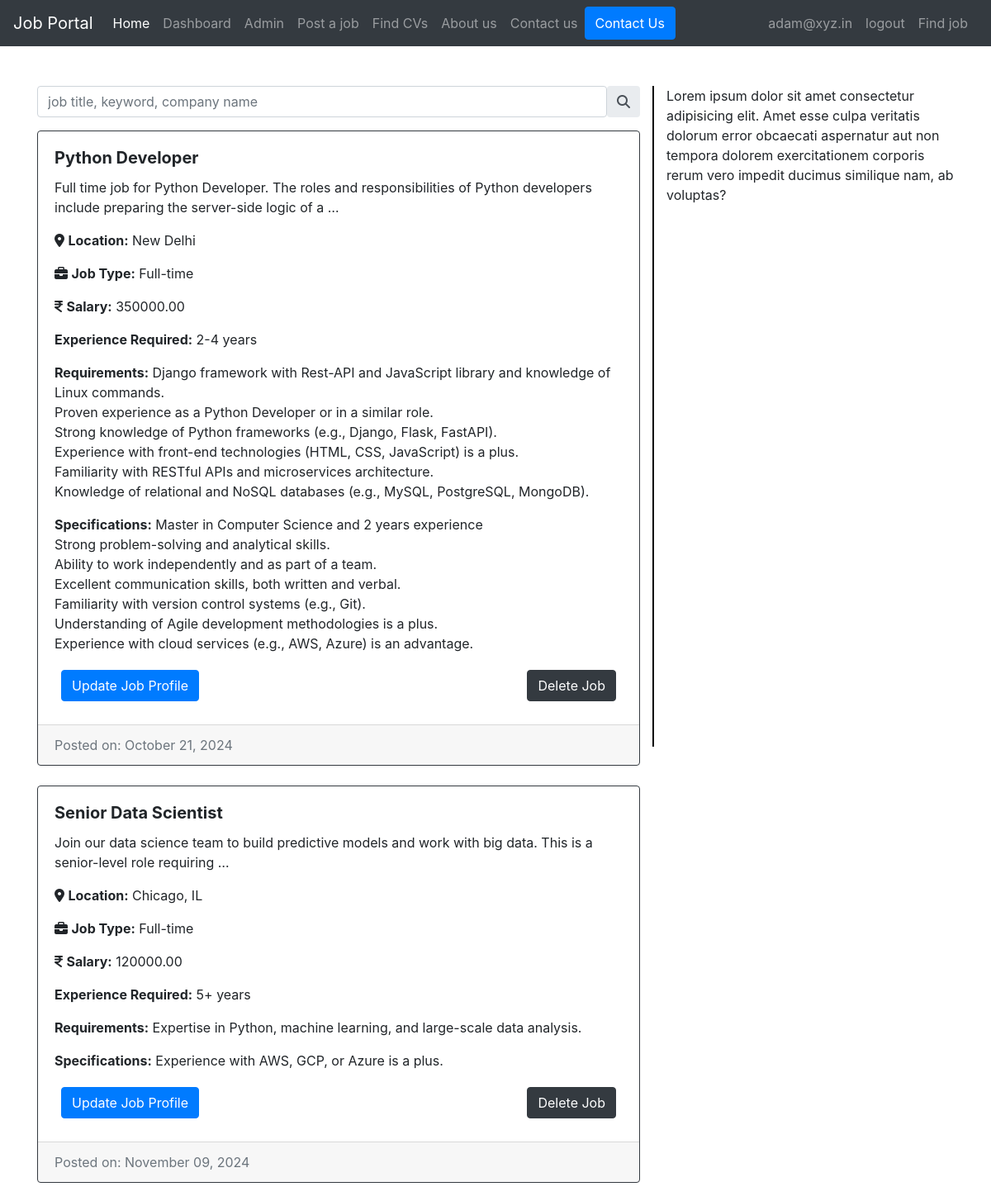
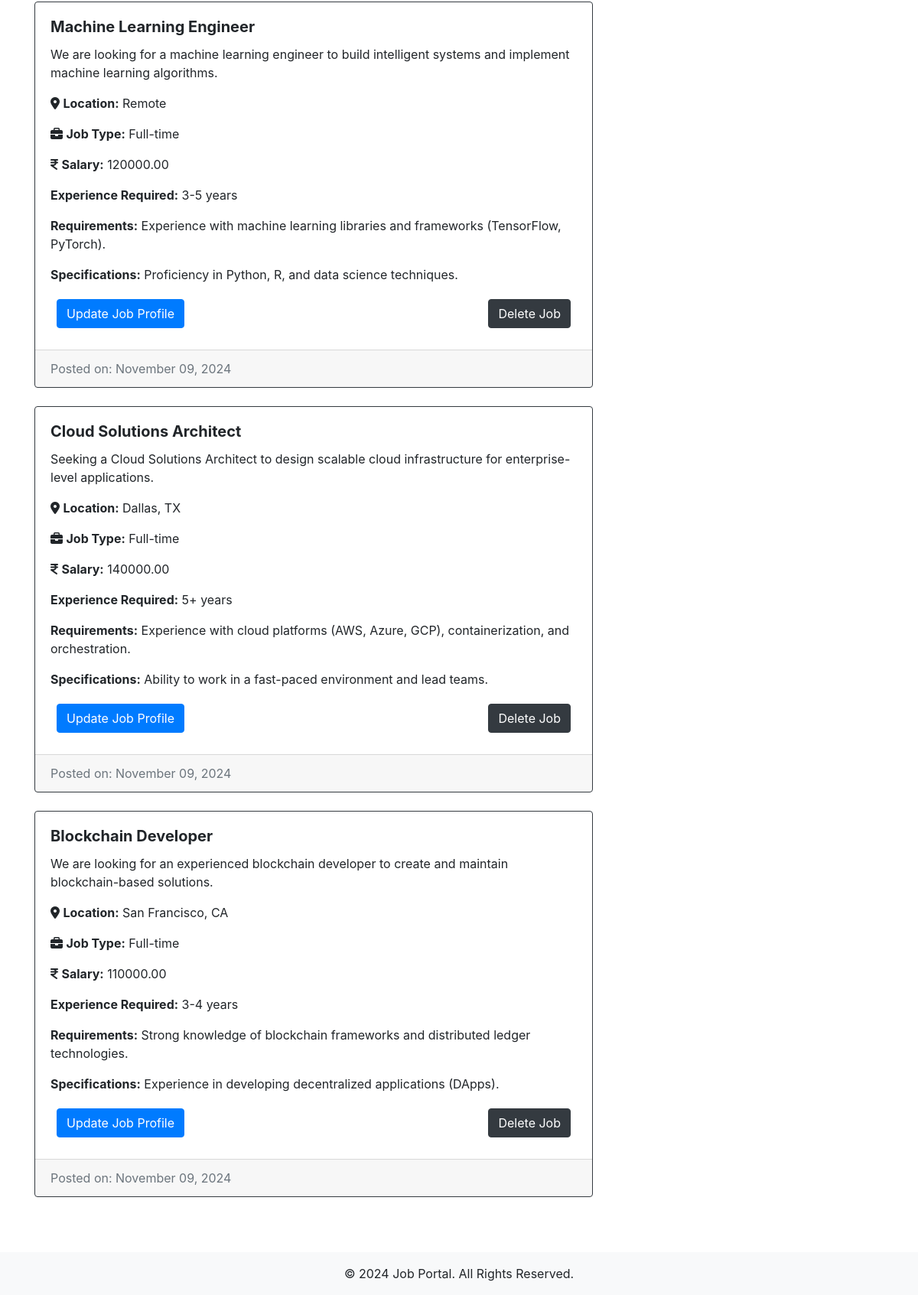
Screenshot of /recruiter_job_view/ (signed in) with the database file from the repository (2 pictures, top to bottom).
### users/models.py (models this page shows)
class CustomUser(AbstractUser):
    username=None  #Removed the username field*/
    email = models.EmailField(_("email address"), unique=True)
    USER_TYPE_CHOICES = (
        ('candidate', 'Candidate'),
        ('recruiter', 'Recruiter'),
    )
    user_type = models.CharField(max_length=10, choices=USER_TYPE_CHOICES)
    USERNAME_FIELD="email"
    REQUIRED_FIELDS=[]
    objects=CustomUserManager()
    def __str__(self):
        return  f'{self.email} {self.first_name}'

### JobApp/models.py (models this page shows, shortened)
class Job(models.Model):
    recruiter = models.ForeignKey(
        CustomUser,
        on_delete=models.CASCADE,
        limit_choices_to={'user_type': 'recruiter'}
    )
    title = models.CharField(max_length=255)
    description = models.TextField()
    location = models.CharField(max_length=255)
    job_type = models.CharField(
        max_length=50,
        choices=[
            ('full-time', 'Full-time'),
            ('part-time', 'Part-time'),
            ('internship', 'Internship')
        ]
    )
    salary = models.DecimalField(
        max_digits=10,
        decimal_places=2,
        null=True,
        blank=True
    )
    skills =models.ManyToManyField("Skill", related_name='technical_skill',blank=True)
    requirements = models.TextField(help_text="List of job requirements")
    experience_required = models.CharField(
        max_length=100,
        help_text="Required experience level"
    )
    specifications = models.TextField(
        null=True,
        blank=True,
        help_text="Any other specific requirements"
    )
    education=models.CharField(_("Education"), max_length=50,choices=education, default='masters')
    language=models.CharField(_("Languages"), max_length=50,choices=language,default='eng')
    schedule=models.CharField(_("Shift and schedule"), max_length=50,choices=shift,default='morning')
    work_mode = models.CharField(
        max_length=10,
        choices=WORK_MODE_CHOICES,
        default='Onsite',  # Default to 'Onsite'
    )
    created_at = models.DateTimeField(auto_now_add=True, null=True)
    updated_at = models.DateTimeField(auto_now=True, null=True)
    is_published = models.BooleanField(default=False)
    is_closed = models.BooleanField(default=False)
    Vacancy = models.CharField(max_length=10, null=True)
    passedout = models.CharField(max_length=30 ,default='2023-2024')
    timestamp = models.DateTimeField(auto_now=True)
    end_date = models.DateField(max_length=20, null=True,default='None')
    gender = models.CharField(max_length=30,choices=gender_chioce ,blank=True)

### JobApp/permission.py (the view)
    def wrap(request, *args, **kwargs):
        if request.user.user_type == 'recruiter':
            return function(request, *args, **kwargs)
        else:
            raise PermissionDenied

### JobApp/permission.py (called while the page is built)
def user_is_recruiter(function):
    def wrap(request, *args, **kwargs):
        if request.user.user_type == 'recruiter':
            return function(request, *args, **kwargs)
        else:
            raise PermissionDenied
    return wrap

### JobApp/views.py (called while the page is built)
@login_required(login_url=reverse_lazy('Account:signin'))
@user_is_recruiter
def recruiter_job_view(request):
    if request.user.is_authenticated:
        recruiter_jobs=Job.objects.filter(recruiter=request.user)
        print(request.user)
        return render(request, 'JobApp/recruiterJobPage.html', {'recruiter_jobs':recruiter_jobs})
    else:
        return redirect('Account:signin')

### templates/JobApp/recruiterJobPage.html (shortened to what this page needs)
{% extends "base.html" %}
{% load static %}
{% block content %}
<link rel="stylesheet" href="https://cdnjs.cloudflare.com/ajax/libs/font-awesome/6.6.0/css/all.min.css" />
{% include "recruiter_navbar.html" %}
{% if recruiter_jobs %}
<div class="container my-5">
    <div class="row">
        <div class="col-md-8">
            <div class="input-group rounded mb-3">
                <input type="search" class="form-control rounded" placeholder="job title, keyword, company name" aria-label="Search" aria-describedby="search-addon" />
                <span class="input-group-text border-0" id="search-addon">
                    <i class="fas fa-search"></i>
                </span>
            </div>
            {% for job in recruiter_jobs %}
            <div class="card  shadow-sm mb-4 border border-dark rounded" >
                <article class="card-body">
                    <h5 class="card-title"><b>{{ job.title }}</b></h5>
                    <p class="card-text">{{ job.description|truncatewords:20 }}</p>
                    <p><i class="fa-sharp fa-solid fa-location-dot"></i>
                        <strong>Location:</strong> {{ job.location }}</p>
                    <p><i class="fa-solid fa-briefcase"></i> <strong>Job Type:</strong> {{ job.get_job_type_display }}</p>
                    <p> <i class="fa-solid fa-indian-rupee-sign"></i> <strong>Salary:</strong> {{ job.salary|default:"Not specified" }}</p>
                    <p> <strong>Experience Required:</strong> {{ job.experience_required }}</p>
                    <p><strong>Requirements:</strong> {{ job.requirements|linebreaksbr }}</p>
                    {% if job.specifications %}
                    <p><strong>Specifications:</strong> {{ job.specifications|linebreaksbr }}</p>
                    {% endif %}
                    <div class="row p-1 m-1 d-flex justify-content-between">
                        <a href="" class="btn btn-primary">Update Job Profile</a>
                        <a href="" class="btn btn-dark">Delete Job</a>
                    </div>
                </article>
                <div class="card-footer text-muted">
                    Posted on: {{ job.created_at|date:"F d, Y" }}
                </div>
            </div>
            {% endfor %}
        </div>
        <div class="col-md-4" style="border-left: 2px solid black; height: 100vh;">
            <p>Lorem ipsum dolor sit amet consectetur adipisicing elit. Amet esse culpa veritatis dolorum error obcaecati aspernatur aut non tempora dolorem exercitationem corporis rerum vero impedit ducimus similique nam, ab voluptas?</p>
        </div>
    </div>
</div>
{% endif %}
<footer class="bg-light py-3">
    <div class="container">
        <p class="text-center mb-0">&copy; 2024 Job Portal. All Rights Reserved.</p>
    </div>
</footer>
{% endblock %}

### templates/base.html (shortened to what this page needs)
<!DOCTYPE html>
<html>
<head>
    <link rel="stylesheet" href="https://cdn.jsdelivr.net/npm/bootstrap@4.0.0/dist/css/bootstrap.min.css">
</head>
<body>
    {% block content %}{% endblock  %}
</body>
</html>

### templates/recruiter_navbar.html (shortened to what this page needs)
<nav class="navbar navbar-expand-lg navbar-dark bg-dark">
    <a class="navbar-brand" href="#">Job Portal</a>
    <div class="collapse navbar-collapse" id="navbarSupportedContent">
      <ul class="navbar-nav mr-auto">
        <li class="nav-item active">
          <a class="nav-link" href="{% url 'JobApp:job_view' %}">Home <span class="sr-only">(current)</span></a>
        </li>
        <li class="nav-item">
          <a class="nav-link" href="{% url 'JobApp:dashboard_view' %}">Dashboard</a>
        </li>
        <li class="nav-item">
          <a class="nav-link" href="/admin/">Admin</a>{{ forloop.counter }}
        </li>
        <li class="nav-item">
          <a class="nav-link" href="">Post a job</a>
        </li>
        <li class="nav-item">
          <a class="nav-link" href=""> Find CVs</a>
        </li>
        <li class="nav-item">
          <a class="nav-link" href="{% url 'JobApp:about_us' %}" data-bs-toggle="modal" data-bs-target="#contactModal">About us</a>
        </li>
        <li class="nav-item">
          <a class="nav-link" href="{% url 'JobApp:contact_us' %}">Contact us</a>
        </li>
        <button type="button" class="btn btn-primary" data-toggle="modal" data-target="#contactModal">
          Contact Us
      </button>
      </ul>
      <ul class="nav navbar-nav navbar-right mr-1">
        {% if user.is_authenticated %}
        <li class="nav-item d-flex justify-content-center">
          <a href="{% url 'Account:recruiter_profile' %}" class="nav-link"> {{ request.user }}</a> <a href="{% url 'Account:signout' %}" class="nav-link"> logout</a>
        </li>
        {% else %}
        <li class=" nav-item "><a href="" class="nav-link"> |</a></li>
      <li class="nav-item">
          <a href="{% url 'Account:signin' %}" class="nav-link"> Sign in</a>
      </li>
        {% endif %}
        <li class="nav-item">
          <a href="{% url 'JobApp:job_view' %}" class="nav-link">Find job</a>
        </li>
      </ul>
    </div>
  </nav>

### rows the page displays
CustomUser: user "adam@xyz.in"
Job: title "Python Developer", description "Full time job for Python Developer. The roles and responsibilities of Python developers include preparing the server-side logic of a …", location "New Delhi", job_type "Full-time", salary "350000.00", experience_required "2-4 years", requirements "Django framework with Rest-API and JavaScript library and knowledge of Linux commands. Proven experience as a Python Developer or in a similar role. Strong knowledge of Python frameworks (e.g., Django, Flask, FastAPI). Experience with front-end technologies (HTML, CSS, JavaScript) is a plus. Familiarity with RESTful APIs and microservices architecture. Knowledge of relational and NoSQL databases (e.g., MySQL, PostgreSQL, MongoDB).", specifications "Master in Computer Science and 2 years experience Strong problem-solving and analytical skills. Ability to work independently and as part of a team. Excellent communication skills, both written and verbal. Familiarity with version control systems (e.g., Git). Understanding of Agile development methodologies is a plus. Experience with cloud services (e.g., AWS, Azure) is an advantage.", created_at "October 21, 2024"
Job: title "Senior Data Scientist", description "Join our data science team to build predictive models and work with big data. This is a senior-level role requiring …", location "Chicago, IL", job_type "Full-time", salary "120000.00", experience_required "5+ years", requirements "Expertise in Python, machine learning, and large-scale data analysis.", specifications "Experience with AWS, GCP, or Azure is a plus.", created_at "November 09, 2024"
Job: title "Machine Learning Engineer", description "We are looking for a machine learning engineer to build intelligent systems and implement machine learning algorithms.", location "Remote", job_type "Full-time", salary "120000.00", experience_required "3-5 years", requirements "Experience with machine learning libraries and frameworks (TensorFlow, PyTorch).", specifications "Proficiency in Python, R, and data science techniques.", created_at "November 09, 2024"
Job: title "Cloud Solutions Architect", description "Seeking a Cloud Solutions Architect to design scalable cloud infrastructure for enterprise-level applications.", location "Dallas, TX", job_type "Full-time", salary "140000.00", experience_required "5+ years", requirements "Experience with cloud platforms (AWS, Azure, GCP), containerization, and orchestration.", specifications "Ability to work in a fast-paced environment and lead teams.", created_at "November 09, 2024"
Job: title "Blockchain Developer", description "We are looking for an experienced blockchain developer to create and maintain blockchain-based solutions.", location "San Francisco, CA", job_type "Full-time", salary "110000.00", experience_required "3-4 years", requirements "Strong knowledge of blockchain frameworks and distributed ledger technologies.", specifications "Experience in developing decentralized applications (DApps).", created_at "November 09, 2024"
